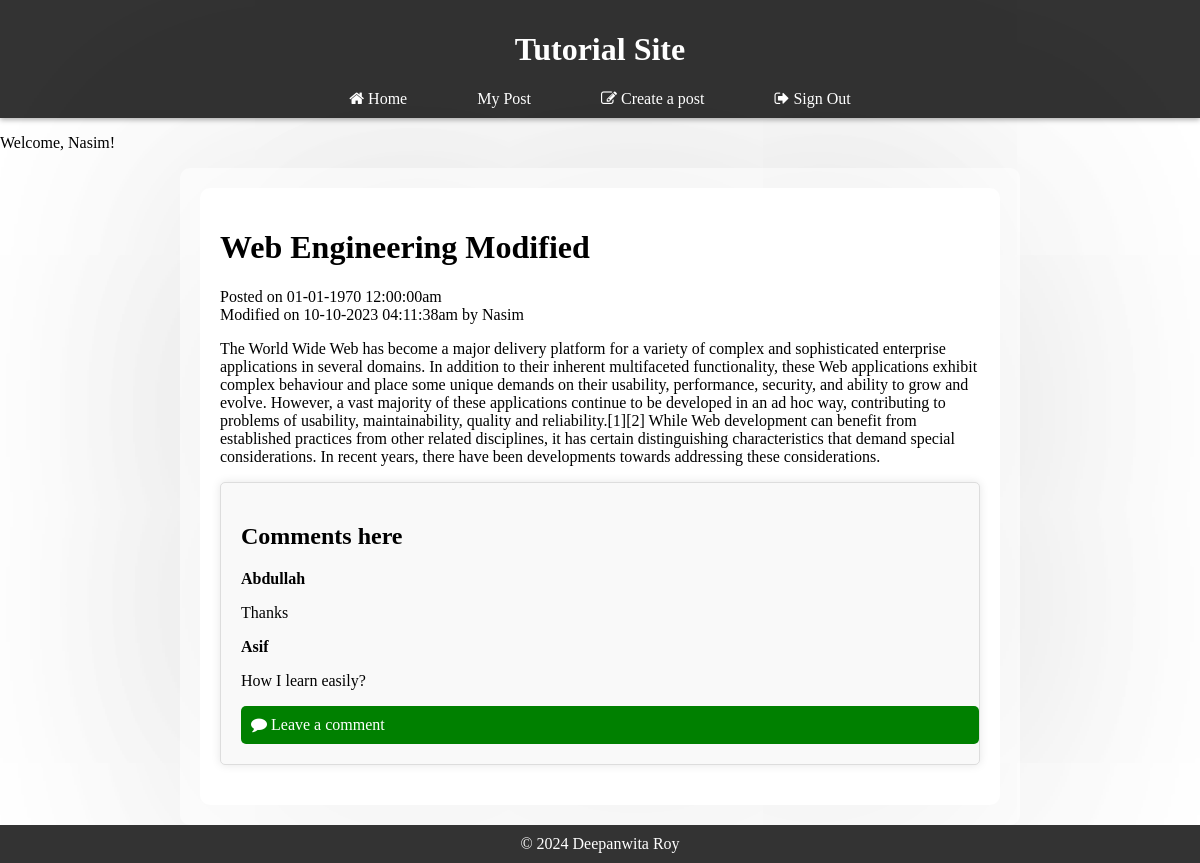
/article.php?id=22 (signed in), run on the app's committed database.
### tables this page shows
CREATE TABLE `posts` (
  `post_id` int(11) NOT NULL,
  `title` varchar(255) NOT NULL,
  `content` text NOT NULL,
  `user_id` int(11) NOT NULL,
  `time` int(255) NOT NULL,
  `edited_at` int(128) NOT NULL DEFAULT 0
);

CREATE TABLE `users` (
  `user_id` int(11) NOT NULL,
  `username` varchar(255) NOT NULL,
  `password` varchar(255) NOT NULL
);

CREATE TABLE `comments` (
  `comment_id` int(11) NOT NULL,
  `content` text NOT NULL,
  `post_id` int(11) NOT NULL,
  `user_id` int(11) NOT NULL
);

### article.php (the view, shortened to what this page needs)
<?php
include("db.php");
$sql = "SELECT posts.*, users.username FROM posts JOIN users ON posts.user_id = users.user_id WHERE post_id = {$_GET['id']}";
$res = mysqli_query($conn, $sql);
$data = mysqli_fetch_assoc($res);
$sql = "SELECT comments.content, users.username FROM comments JOIN users ON comments.user_id = users.user_id WHERE post_id = {$_GET['id']}";
$res = mysqli_query($conn, $sql);
$comment = [];
while($row = mysqli_fetch_assoc($res)){
    array_push($comment, $row);
}
$comment_string = "";
foreach($comment as $item){
    $comment_string .= "<div class='comment_template'>
                            <p class='comment_author'>
                                {$item['username']}
                            </p>
                            <p class='comment_body'>
                                {$item['content']}
                            </p>
                        </div>";
}
?>
<!DOCTYPE html>
<html lang="en">
<head>
</head>
<body>
    <?php
    include('header.php');?>
    <?php if (isset($_SESSION['user_id'])) : ?>
    <p class="w">Welcome, <?php echo $_SESSION['username']; ?>! <a href="logout.php" class="anc1"></a></p>
    <?php endif; ?>
<div class="container">
    <div class="container mt-5">
        <div class="row">
            <div class="col-md-8 offset-md-2">
                <h1 class="text-center"><?php echo $data['title']; ?></h1>
                <p class="text-center">
                    Posted on
                    <span class="">
                        <?php echo date("d-m-Y h:i:sa", $data['time']); ?>
                    </span>
                    <br>
                    <?php
                        if($data['edited_at'] != 0){
                            $m_date = date("d-m-Y h:i:sa", $data['edited_at']);
                            echo "Modified on
                            <span class=''>
                                $m_date
                            </span>";
                        }
                    ?>
                    by
                    <span class="font-weight-bold">
                        <?php echo $data['username']; ?>
                    </span>
                </p>
                <p class="text-justify"><?php echo $data['content']; ?></p>
                <div class="comment">
                    <h2>Comments here</h2>
                    <?php echo $comment_string; ?>
                    <a class="leavecomment" href="add_comment.php?id=<?php echo $data['post_id']; ?>">
                    <i class="fa fa-comment"></i>   Leave a comment
                </a>
                </div>
            </div>
        </div>
    </div>
                    </div>
</body>
</html>
<?php  include('footer.php');?>

### article.php (style rules this page uses)
.comment h2 { margin-top: 20px; margin-bottom: 20px; }
.comment_author { font-weight: bold; }
.comment_template p:nth-child(1) { font-weight: bold; margin-bottom: 5px; }
.container { max-width: 800px; margin: 0 auto; padding: 20px; background-color: #fff; border-radius: 10px; box-shadow: 0 4px 2000px rgba(0, 0, 0, 0.1); }
.leavecomment { display: block; width: 100%; padding: 10px; background-color: green; color: #fff; border: none; border-radius: 5px; cursor: pointer; text-decoration: none; }
.comment { border: 1px solid #ddd; padding: 20px; margin-bottom: 20px; background-color: #f9f9f9; border-radius: 5px; box-shadow: 0 0 10px rgba(0, 0, 0, 0.1); }

### header.php (style rules this page uses)
body, ul, li { margin: 0; padding: 0; list-style: none; }

### data on the page
posts: title "Web Engineering Modified", time "01-01-1970 12:00:00am", edited_at "10-10-2023 04:11:38am", user.username "Nasim", content "The World Wide Web has become a major delivery platform for a variety of complex and sophisticated enterprise applications in several domains. In addition to their inherent multifaceted functionality, these Web applications exhibit complex behaviour and place some unique demands on their usability, performance, security, and ability to grow and evolve. However, a vast majority of these applications continue to be developed in an ad hoc way, contributing to problems of usability, maintainability, quality and reliability.[1][2] While Web development can benefit from established practices from other related disciplines, it has certain distinguishing characteristics that demand special…"
comments: user.username "Abdullah", content "Thanks"
comments: user.username "Asif", content "How I learn easily?"

### other printed values
$_SESSION['username'] "Nasim"
